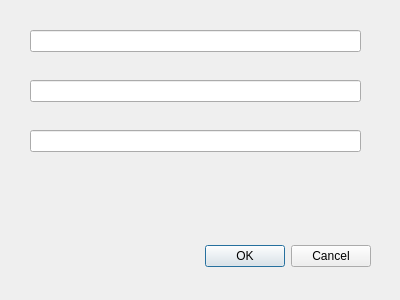
<?xml version="1.0" encoding="UTF-8"?>
<ui version="4.0">
 <class>FavouriteEditDialog</class>
 <widget class="QDialog" name="FavouriteEditDialog">
  <property name="geometry">
   <rect>
    <x>0</x>
    <y>0</y>
    <width>400</width>
    <height>300</height>
   </rect>
  </property>
  <property name="windowTitle">
   <string>Dialog</string>
  </property>
  <widget class="QDialogButtonBox" name="buttonBox">
   <property name="geometry">
    <rect>
     <x>30</x>
     <y>240</y>
     <width>341</width>
     <height>32</height>
    </rect>
   </property>
   <property name="orientation">
    <enum>Qt::Horizontal</enum>
   </property>
   <property name="standardButtons">
    <set>QDialogButtonBox::Cancel|QDialogButtonBox::Ok</set>
   </property>
  </widget>
  <widget class="QLineEdit" name="title">
   <property name="geometry">
    <rect>
     <x>30</x>
     <y>30</y>
     <width>331</width>
     <height>22</height>
    </rect>
   </property>
  </widget>
  <widget class="QLineEdit" name="url">
   <property name="geometry">
    <rect>
     <x>30</x>
     <y>80</y>
     <width>331</width>
     <height>22</height>
    </rect>
   </property>
  </widget>
  <widget class="QLineEdit" name="description">
   <property name="geometry">
    <rect>
     <x>30</x>
     <y>130</y>
     <width>331</width>
     <height>22</height>
    </rect>
   </property>
  </widget>
 </widget>
 <resources/>
 <connections>
  <connection>
   <sender>buttonBox</sender>
   <signal>accepted()</signal>
   <receiver>FavouriteEditDialog</receiver>
   <slot>accept()</slot>
   <hints>
    <hint type="sourcelabel">
     <x>248</x>
     <y>254</y>
    </hint>
    <hint type="destinationlabel">
     <x>157</x>
     <y>274</y>
    </hint>
   </hints>
  </connection>
  <connection>
   <sender>buttonBox</sender>
   <signal>rejected()</signal>
   <receiver>FavouriteEditDialog</receiver>
   <slot>reject()</slot>
   <hints>
    <hint type="sourcelabel">
     <x>316</x>
     <y>260</y>
    </hint>
    <hint type="destinationlabel">
     <x>286</x>
     <y>274</y>
    </hint>
   </hints>
  </connection>
 </connections>
</ui>
